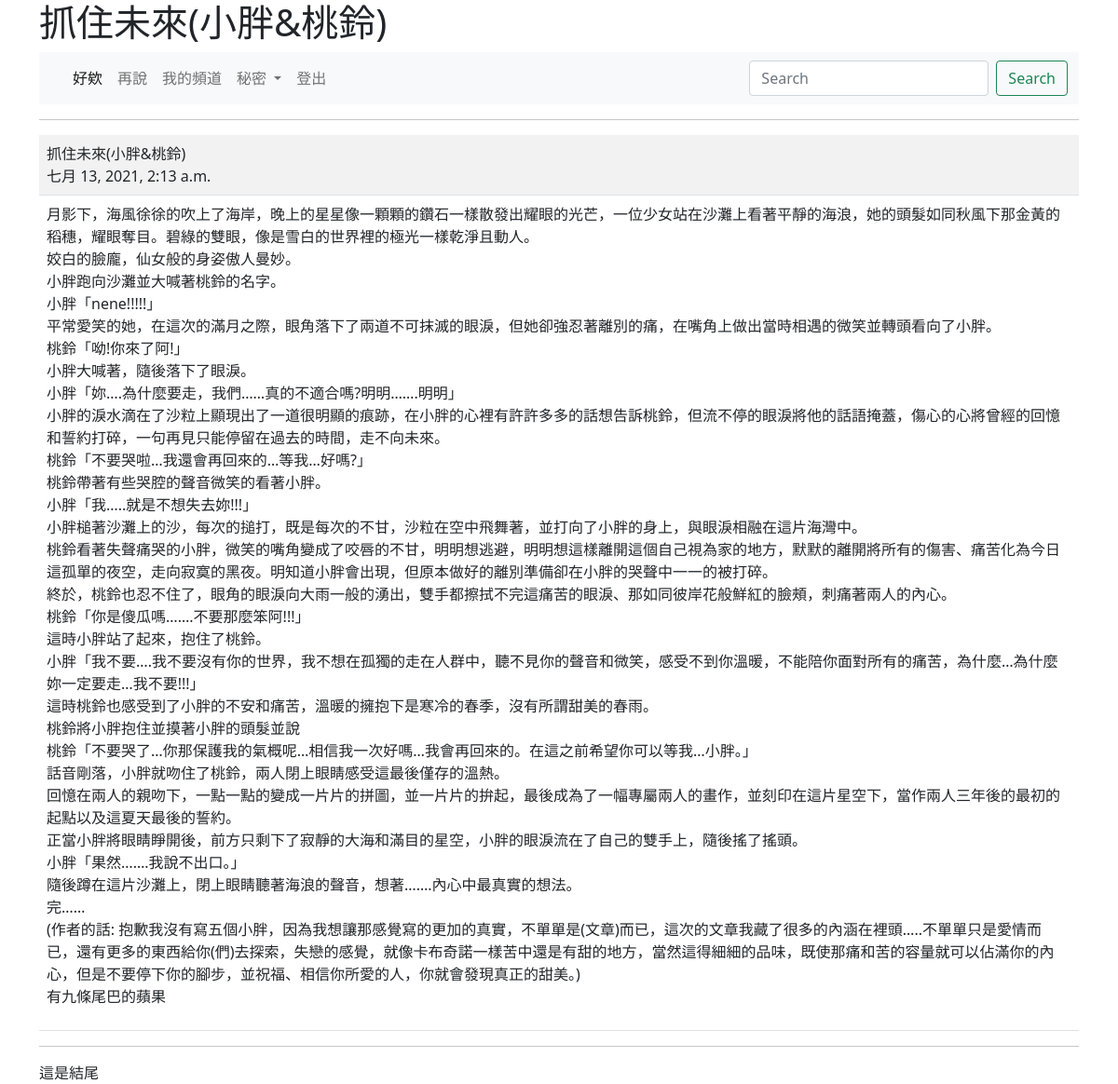
Screenshot of /show/9/ (signed in) with the database file from the repository.
### mysite/models.py (models this page shows, shortened)
class Post(models.Model):
    title = models.CharField(max_length=200)
    content = models.TextField()
    pub_date = models.DateTimeField(default=timezone.now)
    class Meta:
        ordering = ('-pub_date',)

### mysite/views.py (the view)
# urls.py: path('show/<int:id>/',views.show),
@login_required(login_url="/admin/login/")
def show(request,id):
    try:
        post = Post.objects.get(id=id)
    except:
        return redirect("/news/")
    return render(request ,"show.html",locals())

### templates/show.html (shortened to what this page needs)
{% extends "base.html" %}
{% block main %}
	<hr>
    <table  class="table table-striped">
        <tr><td>
            {{post.title}}<br>
            {{post.pub_date}}
        </td>
     </tr>
     <tr><td>
         {{post.content | linebreaks}}
     </td>
     </tr>
    </table>
{% endblock %}

### rows the page displays
Post: title "抓住未來(小胖&桃鈴)", pub_date "七月 13, 2021, 2:13 a.m.", content "月影下，海風徐徐的吹上了海岸，晚上的星星像一顆顆的鑽石一樣散發出耀眼的光芒，一位少女站在沙灘上看著平靜的海浪，她的頭髮如同秋風下那金黃的稻穗，耀眼奪目。碧綠的雙眼，像是雪白的世界裡的極光一樣乾淨且動人。 姣白的臉龐，仙女般的身姿傲人曼妙。 小胖跑向沙灘並大喊著桃鈴的名字。 小胖「nene!!!!!」 平常愛笑的她，在這次的滿月之際，眼角落下了兩道不可抹滅的眼淚，但她卻強忍著離別的痛，在嘴角上做出當時相遇的微笑並轉頭看向了小胖。 桃鈴「呦!你來了阿!」 小胖大喊著，隨後落下了眼淚。 小胖「妳….為什麼要走，我們……真的不適合嗎?明明…….明明」 小胖的淚水滴在了沙粒上顯現出了一道很明顯的痕跡，在小胖的心裡有許許多多的話想告訴桃鈴，但流不停的眼淚將他的話語掩蓋，傷心的心將曾經的回憶和誓約打碎，一句再見只能停留在過去的時間，走不向未來。 桃鈴「不要哭啦…我還會再回來的…等我…好嗎?」 桃鈴帶著有些哭腔的聲音微笑的看著小胖。 小胖「我…..就是不想失去妳!!!」 小胖槌著沙灘上的沙，每次的搥打，既是每次的不甘，沙粒在空中飛舞著，並打向了小胖的身上，與眼淚相融在這片海灣中。 桃鈴看著失聲痛哭的小胖，微笑的嘴角變成了咬唇的不甘，明明想逃避，明明想這樣離開這個自己視為家的地方，默默的離開將所有的傷害、痛苦化為今日這孤單的夜空，走向寂寞的黑夜。明知道小胖會出現，但原本做好的離別準備卻在小胖的哭聲中一一的被打碎。 終於，桃鈴也忍不住了，眼角的眼淚向大雨一般的湧出，雙手都擦拭不完這痛苦的眼淚、那如同彼岸花般鮮紅的臉頰，刺痛著兩人的內心。 桃鈴「你是傻瓜嗎…….不要那麼笨阿!!!」…"
